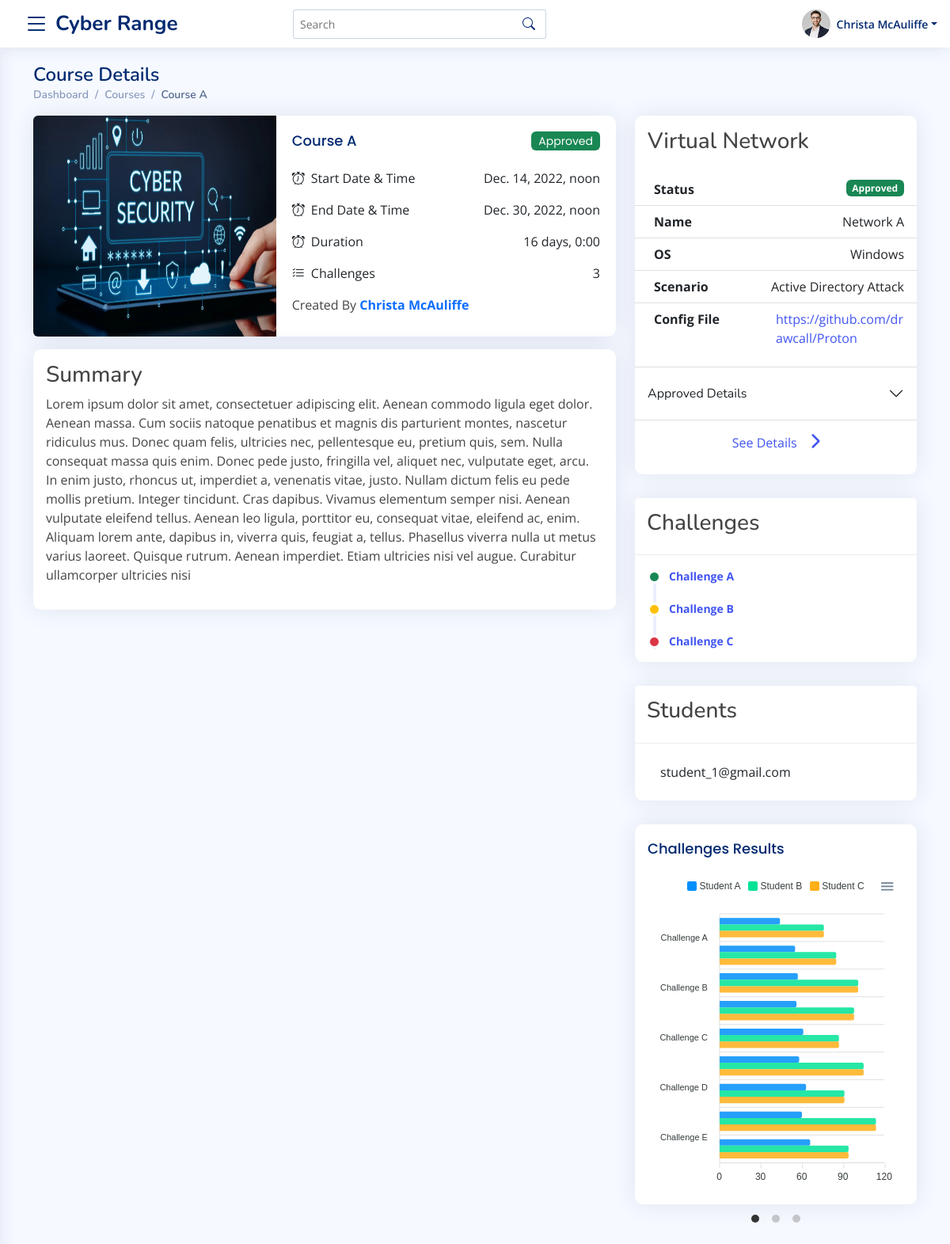
The page /instructor/courses/1/details (signed in) on the database as committed earlier.
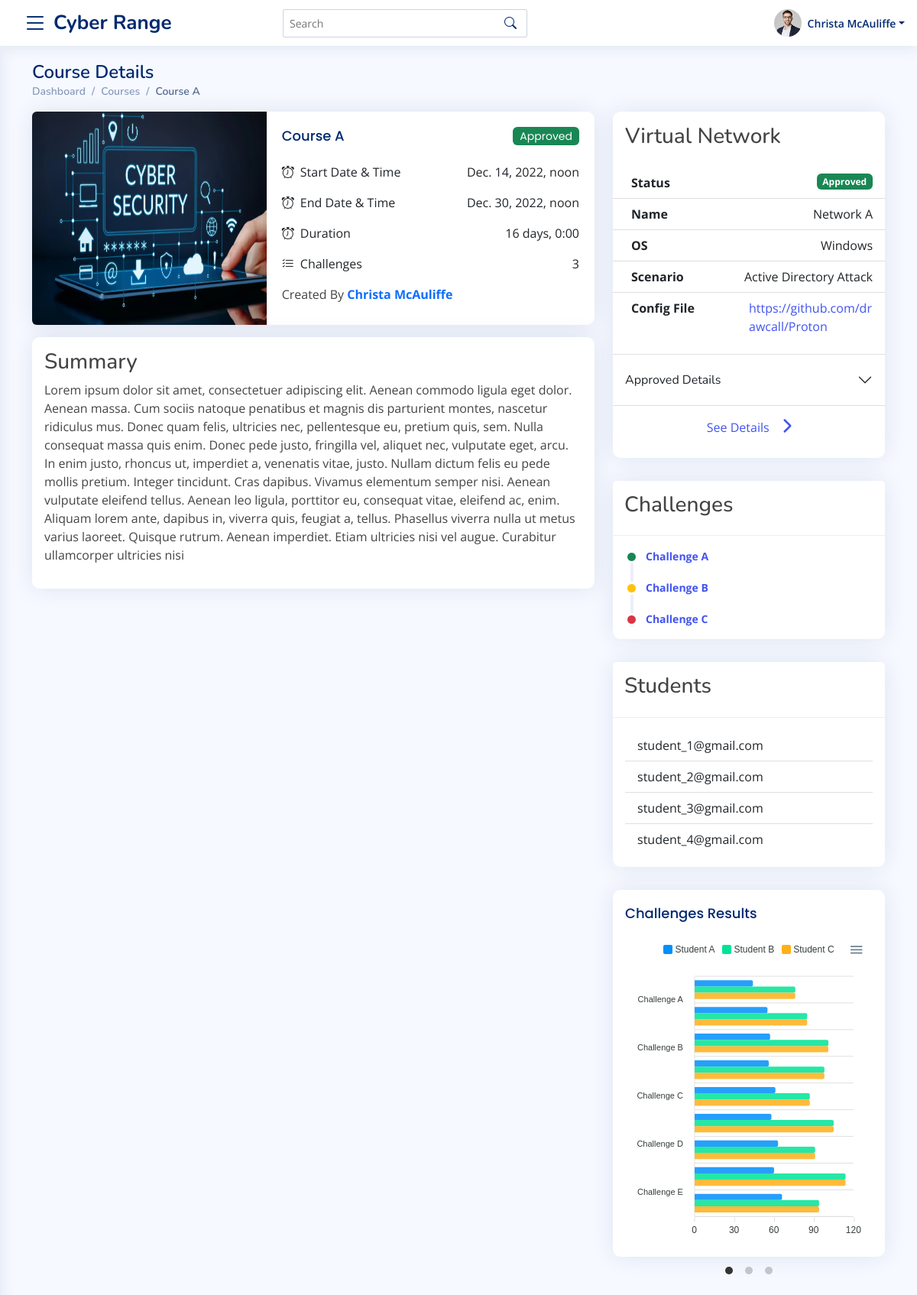
The same page on the database as committed later.
### master_app/models.py (models this page shows, shortened)
class CourseChallenge(models.Model):
    course = models.ForeignKey(Course, on_delete=models.CASCADE)
    title = models.CharField(max_length=200)
    description = RichTextField()
    levels = models.CharField(max_length=1, default="1", choices=CHALLENGE_LEVELS)
    points = models.IntegerField(blank=True, default=50)
    original_flag = models.CharField(max_length=200, blank=True, null=True, default="")

class AssignedStudents(models.Model):
    course = models.ForeignKey(Course, on_delete=models.CASCADE)
    student = models.ForeignKey(User, on_delete=models.CASCADE)
    created_timestamp = models.DateTimeField( auto_now_add=True)
    class Meta:
        unique_together = ('course', 'student')

### accounts/models.py (models this page shows, shortened)
class User(AbstractBaseUser):
    username = models.CharField(
        verbose_name="Username",
        max_length=255,
        default="",
        blank=True,
        unique=False,
    )
    email = models.EmailField(
        verbose_name='email address',
        max_length=255,
        unique=True,
    )
    is_active = models.BooleanField(default=True, help_text="User is verified and have access to the website. Admin can also block a user by un-check this field")
    is_staff = models.BooleanField(default=False , editable=False) # a admin user; non super-user
    is_superuser = models.BooleanField(default=False, help_text="Superuser of the whole website.") # a superuser
    is_student = models.BooleanField(default=False)
    is_instructor = models.BooleanField(default=False)
    is_admin = models.BooleanField(default=False)
    groups = models.ManyToManyField(
        Group,
        verbose_name=_('groups'),
        blank=True,
        help_text=_(
            'The groups this user belongs to. A user will get all permissions '
            'granted to each of their groups.'
        ),
        related_name="user_groups_set",
        related_query_name="user",
    )
    permissions = models.ManyToManyField(
        Permission,
        verbose_name=_('user permissions'),
        blank=True,
        help_text=_('Specific permissions for this user.'),
        related_name="user_permissions_set",
        related_query_name="user",
    )
    date_joined = models.DateTimeField(_('Date Joined'), blank=True, null=True, auto_now_add=True)
    updated= models.DateTimeField( verbose_name= _('Last Updated Timestamp') , auto_now= True)
    USERNAME_FIELD = 'email'
    REQUIRED_FIELDS = [] # Email & Password are required by default.
    objects = UserManager()

### master_app/views.py (the view)
# urls.py: path("instructor/courses/<int:course_id>/details", views.InstructorCourseDetails, name="instructor-courses-details-url"),
@login_required
@teacher_required
def InstructorCourseDetails(request, course_id):
    template_name = 'master_app/instructor/courseDetails.html'
    try:
        course = Course.objects.get(id = course_id)
        easy_challenges = course.coursechallenge_set.filter(levels = 1)
        medium_challenges = course.coursechallenge_set.filter(levels = 2)
        hard_challenges = course.coursechallenge_set.filter(levels = 3)
        students = course.assignedstudents_set.all()
    except Course.DoesNotExist:
        messages.error(request, "Invalid Course URL")
        return redirect(reverse("courses-all-url"))
    except Exception as e:
        messages.error(request, "Plase try again after some time or contact admin.")
        return redirect(reverse("master_index"))
    context = {
        "course"  : course,
        "easy_challenges" : easy_challenges,
        "medium_challenges" : medium_challenges,
        "hard_challenges" : hard_challenges,
        "students" : students,
        "form" :  NewVirtualNetworkForm(),
        "form_2" :  AddNewStudent(),
    }
    return render(request, template_name, context)

### master_app/forms.py
class NewVirtualNetworkForm(forms.ModelForm):
    class Meta:
        model = VirtualNetwork
        fields = "__all__"

class AddNewStudent(forms.ModelForm):
    class Meta:
        model = AssignedStudents
        fields =  "__all__"

### master_app/models.py (called while the page is built)
    def get_virtual_network(self):
        try:
            return VirtualNetwork.objects.get(course__id = self.id)
        except:
            return None

    def total_challenges(self):
        try:
            return self.coursechallenge_set.all().count()
        except:
            return 0

    def total_duration(self):
        try:
            return ("%s" % str(self.end_time - self.start_time)[:-3])
        except:
            return ("%s" % str(self.end_time - self.start_time))

    def __str__(self):
        return self.name

    def get_operating_system(self):
        try:
            return OPERATING_SYSTEM_CHOICES_TEXT[self.operating_system]
        except:
            return None

    def get_scenarios(self):
        try:
            return SCENARIOS_CATEGORYIES_TEXT[self.scenarios]
        except:
            return None

### master_app/templates/master_app/instructor/courseDetails.html (shortened to what the changed rows need)
{%  extends 'base.html' %}
{% load static %}
{% block extra_css %}
<link rel="stylesheet" href="{% static 'assets/vendor/flatpickr/flatpickr.min.css' %}">
<link href="{% static 'assets/vendor/quill/quill.snow.css' %}" rel="stylesheet">
<link href="{% static 'assets/vendor/quill/quill.bubble.css' %}" rel="stylesheet">
<link rel="stylesheet" href="{% static 'assets/vendor/flickity/flickity.min.css' %}">
<link
      rel="stylesheet"
      href="{% static 'assets/vendor/fancybox/fancybox.css' %}"
    />
{% endblock %}
{% block content %}
<main id="main" class="main">
    <section class="section dashboard">
        <div class="container">
            <div class="pagetitle">
                <h1>Course Details</h1>
              </div>
            <div class="row">
                <div class="col-12 col-md-4 mb-5">
                  <div class="card {% if not course.get_virtual_network %} bg-transparent shadow-none {% endif %} p-0 ">
                    <div class="card-body  px-0">
                      {% if course.get_virtual_network %}
                        <ul class="list-group list-group-flush">
                            {% if course.is_approved == "3" %}
                              <li class="list-group-item  justify-content-between align-items-start">
                                <div class="accordion accordion-flush" id="accordionFlushExample">
                                  <div class="accordion-item">
                                    <h2 class="accordion-header" id="flush-headingOne">
                                      <button class="accordion-button collapsed" type="button" data-bs-toggle="collapse" data-bs-target="#flush-collapseOne" aria-expanded="false" aria-controls="flush-collapseOne">
                                        Approved Details
                                      </button>
                                    </h2>
                                  </div>
                                </div>
                              </li>
                            {% endif %}
                        </ul>
                      {% else %}
                        <a class="btn btn-primary py-3 shadow-lg w-100 " href="#virutal_network_modal" data-bs-toggle="modal">Create Virutal Network</a>
                      {% endif %}
                    </div>
                  </div>
                  <div class="card">
                    <div class="card-body p-3">
                      <div class="activity">
                        {% if easy_challenges %}
                            {% for ch in easy_challenges %}
                            <div class="activity-item d-flex">
                              <i class='bi bi-circle-fill activity-badge text-success align-self-start'></i>
                              <div class="activity-content">
                                <a href="{% url 'instructor-challenge-details-url' course.id ch.id %}" class="fw-bold " >{{ ch.title }}</a>
                              </div>
                            </div>
                            {% endfor %}
                        {% endif %}
                        {% if medium_challenges %}
                            {% for ch in medium_challenges %}
                            <div class="activity-item d-flex">
                              <i class='bi bi-circle-fill activity-badge text-warning align-self-start'></i>
                              <div class="activity-content">
                                <a href="{% url 'instructor-challenge-details-url' course.id ch.id %}" class="fw-bold "  >{{ ch.title }}</a>
                              </div>
                            </div>
                            {% endfor %}
                      {% endif %}
                      {% if hard_challenges %}
                            {% for ch in hard_challenges %}
                            <div class="activity-item d-flex">
                              <i class='bi bi-circle-fill activity-badge text-danger align-self-start'></i>
                              <div class="activity-content">
                                <a href="{% url 'instructor-challenge-details-url' course.id ch.id %}" class="fw-bold "  >{{ ch.title }}</a>
                              </div>
                            </div>
                            {% endfor %}
                      {% endif %}
                      </div>
                    </div>
                  </div>
                  <div class="card">
                    <div class="card-body p-3">
                      <ul class="list-group list-group-flush">
                        {% if students %}
                          {% for std in students %}
                            <li class="list-group-item">{{std.student.email }}</li>
                          {% endfor %}
                        {% endif %}
                      </ul>
                    </div>
                  </div>
                </div>
            </div>
        </div>
    </section>
</main>
{% endblock %}

Rows that differ between the two databases and show on the page:
added AssignedStudents: student.email "student_2@gmail.com"
added AssignedStudents: student.email "student_3@gmail.com"
added AssignedStudents: student.email "student_4@gmail.com"
